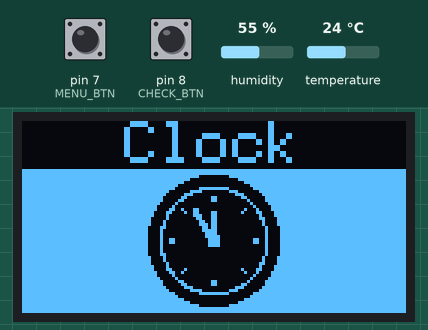
A sketch run on a simulated Arduino Uno, built with avr-gcc and run on an emulated ATmega328P. Shown: 128×64 one-colour display. Inputs (shaded band) come from the test bench; at power-on: pin 8 (CHECK_BTN) HIGH, pin 7 (MENU_BTN) HIGH, humidity 55 %, temperature 24 °C. Random numbers use the default seed unless the sketch sets one.

Above: at 1.2 s.
1.3 s: pin 8 (CHECK_BTN) pulled LOW for 0.15 s
At 2.4 s:
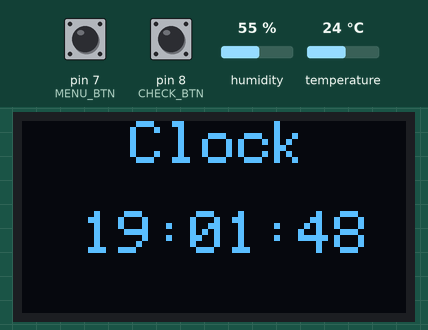
4.4 s: pin 7 (MENU_BTN) pulled LOW for 3.2 s
At 8.6 s:
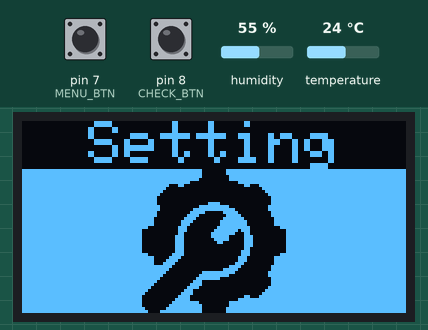
9.1 s: pin 8 (CHECK_BTN) pulled LOW for 1 s
At 10.4 s:
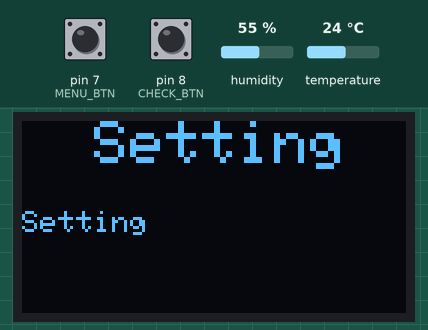
11.6 s: pin 7 (MENU_BTN) pulled LOW for 0.15 s
At 12.9 s:
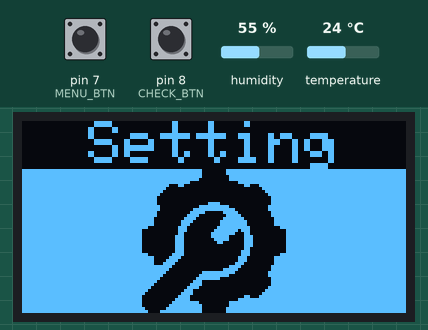
13.2 s: pin 7 (MENU_BTN) pulled LOW for 1 s
At 13.63 s:
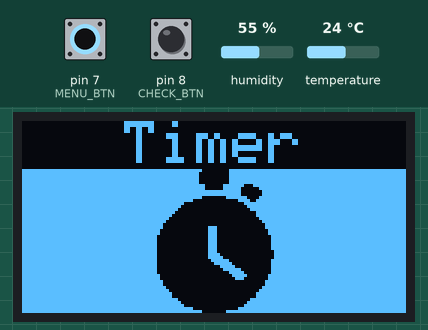
15.7 s: pin 7 (MENU_BTN) driven LOW and pin 8 (CHECK_BTN) driven LOW
At 16.7 s:
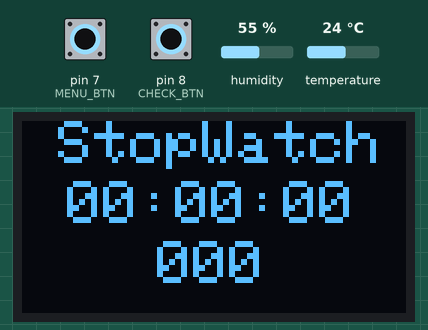

The sketch:

OLED_watch.ino
```cpp
#include <SPI.h>
#include <Adafruit_SSD1306.h>
#include <dht11.h>
#include "OLED_watch.h"
#include "game_flappy_bird.h"
#include "watch_interface.h"
#include "button.h"


bool last_btn_state = HIGH;
String origin_time_str = "19:01:46";
int start_time = 0;

int interface_index = 1;
const int interface_total_num   = 5;

// OLED 显示
Adafruit_SSD1306 display(
  SCREEN_WIDTH, SCREEN_HEIGHT,
  OLED_MOSI, OLED_CLK, OLED_DC,
  OLED_RESET, OLED_CS
);


// DHT11
dht11 DHT;


void setup() {
  // put your setup code here, to run once:
  Serial.begin(9600);
  display.begin(SSD1306_SWITCHCAPVCC);

  pinMode(MENU_BTN, INPUT_PULLUP);
  pinMode(CHECK_BTN, INPUT_PULLUP);

  display.clearDisplay();

  start_time = millis();

}


void loop() {

  watch_app();

}


void watch_app() {
  // 绘制页面
  switchInterface(interface_index);

  // 菜单按钮按下，跳到下一个功能页面
  if (isBtnPressDown(MENU_BTN)) {
    delay(100);
    interface_index++;
    if (interface_index > interface_total_num) {
      interface_index = 1;
    }
  }

  // 确认按钮按下，进入当前功能页面
  if (isBtnPressDown(CHECK_BTN)) {
    delay(100);
    while (1) {
      enterInterface(interface_index);

      if (isBtnPressDown(MENU_BTN)) {
        delay(100);
        break;
      }
    }
  }
}


/**
 * 菜单，选择功能页面
 * param n: 指定的页面编号
 */
void switchInterface(int n) {

  switch (n) {

    case 1: clockInterface();   break;
    case 2: timerInterface();   break;
    case 3: weatherInterface(); break;
    case 4: gameInterface();    break;
    case 5: settingInterface(); break;

    default: clockInterface();
  }
}


/**
 * 进入指定的功能页面
 */
void enterInterface(int n) {

  switch (n) {

    case 1: clock();   break;
    case 2: timer();   break;
    case 3: weather(); break;
    case 4: game();    break;
    case 5: setting(); break;

  }
}


/**
 * 定时器
 */
void timer() {

  unsigned long elapsedTime = 0L;

  while(1) {
    timerStartInterface(millisToString(elapsedTime));
    delay(100);

    if (isBtnPressDown(CHECK_BTN)) {
      delay(100);
      elapsedTime = timerStart();
      delay(100);
      break;
    }

    if (isBtnPressDown(MENU_BTN)) {
      delay(100);
      return;
    }
  }

  while (1) {
    timerStartInterface(millisToString(elapsedTime));
    delay(100);
    if (isBtnPressDown(CHECK_BTN)) {
      delay(100);
      break;
    }

    if (isBtnPressDown(MENU_BTN)) {
      delay(100);
      return;
    }
  }

  if (isBtnPressDown(CHECK_BTN)) {
    delay(100);
    return;
  }

}


/**
 * 时钟
 */
void clock() {
  display.clearDisplay();

  // 设置 2 倍的字体大小
  display.setTextSize(2);
  // 设置文本颜色
  display.setTextColor(SSD1306_WHITE);

  // 标题
  display.setCursor(0, 0);
  display.println("   Clock");

  display.setTextSize(2);
  display.setCursor(20, 30);

  unsigned long interval = getInterval();
  unsigned long originTime = getOriginTime();

  String s = millisToString(interval + originTime);

  display.print(s.substring(0, s.indexOf(".")));
  display.display();
}


/**
 * 天气
 */
void weather() {
  display.clearDisplay();
  // 设置 2 倍的字体大小
  display.setTextSize(2);
  // 设置文本颜色
  display.setTextColor(SSD1306_WHITE);

  // 标题
  display.setCursor(0, 0);
  display.println("  Weather");


  int chk = DHT.read(DHT11_PIN);

  // 湿度数据
  display.setTextSize(1);
  display.setCursor(0, 30);
  display.print("Humidity:    ");
  display.print(DHT.humidity);
  display.print(" %");

  // 温度数据
  display.setCursor(0, 40);
  display.print("Temperature: ");
  display.print(DHT.temperature);
  display.print(" C");
  display.display();
}


/**
 * 游戏
 */
void game() {
  gameFlappyBird();
}


/**
 * 设置
 */
void setting() {
  display.clearDisplay();

  // 设置 2 倍的字体大小
  display.setTextSize(2);
  // 设置文本颜色
  display.setTextColor(SSD1306_WHITE);

  // 标题
  display.setCursor(0, 0);
  display.println("  Setting");

  display.setTextSize(1);
  display.setCursor(0, 30);
  display.print("Setting");
  display.display();
}


/**
 * 开始计时的页面
 * param time_str: 时间字符串，格式：HH:mm:ss.SSS
 */
void timerStartInterface(String time_str) {
  display.clearDisplay();

  // 设置 2 倍的字体大小
  display.setTextSize(2);
  // 设置文本颜色
  display.setTextColor(SSD1306_WHITE);

  // 标题
  display.setCursor(0, 0);
  display.println(" StopWatch");


  int splitIndex = time_str.indexOf(".");
  // 分成上下两行展示
  // 第一行：HH:mm:ss
  // 第二行：SSS
  String s1 = time_str.substring(0, splitIndex);
  String s2 = time_str.substring(splitIndex + 1, time_str.length());

  display.setCursor(15, 20);
  display.print(s1);

  display.setCursor(45, 40);
  display.print(s2);

  display.display();
}


unsigned long timerStart() {
  unsigned long start = millis();
  unsigned long elapsedTime;
  delay(100);
  while (!isBtnPressDown(CHECK_BTN)) {
    elapsedTime = millis() - start;
    timerStartInterface(millisToString(elapsedTime));
  }
  return elapsedTime;
}


String millisToString(unsigned long ms) {
  unsigned long seconds = 0;
  unsigned long minutes = 0;
  unsigned long hours   = 0;
  seconds = ms / 1000;
  if (seconds > 59) {
    minutes = seconds / 60;
    seconds = seconds % 60;
  }
  if (minutes > 59) {
    hours = minutes / 60;
    minutes = minutes % 60;
  }
  ms = ms % 1000;

  String hourStr = String(hours);
  String minuteStr = String(minutes);
  String secondStr = String(seconds);
  String msStr = String(ms);

  if (hourStr.length() == 1) {
    hourStr = "0" + hourStr;
  }

  if (minuteStr.length() == 1) {
    minuteStr = "0" + minuteStr;
  }

  if (secondStr.length() == 1) {
    secondStr = "0" + secondStr;
  }

  while (msStr.length() < 3) {
    msStr = "0" + msStr;
  }

  return hourStr + ":" + minuteStr + ":" + secondStr + "." + msStr;
}


unsigned long stringToMillis(String s) {
  String hourStr = s.substring(0, 2);
  unsigned long hour = (unsigned long) hourStr.toInt();
  String minuteStr = s.substring(3, 5);
  unsigned long minute = (unsigned long) minuteStr.toInt();
  String secondStr = s.substring(6, 8);
  unsigned long second = (unsigned long) secondStr.toInt();
  unsigned long res = hour * 3600 * 1000 + minute * 60 * 1000 + second * 1000;
  return res;
}


unsigned long getInterval() {
  return millis() - start_time;
}


unsigned long getOriginTime() {
  return stringToMillis(origin_time_str);
}
```

button.h
```cpp
#ifndef _BUTTON_H
#define _BUTTON_H

// 按键消抖时间
const int debounce_delay = 10;

bool isBtnPressDown(int);

#endif
```

button.ino
```cpp
#include "button.h"

/**
 * 按键消抖
 * param btn_pin: 按键引脚
 * return bool: 按键电平高低
 */
bool debounce(int btn_pin) {
  bool state;
  bool previous_state;

  // 记录当前的状态
  previous_state = digitalRead(btn_pin);

  // 如果给定的 debounce_delay 时间中，状态都没有发生改变，说明按键稳定
  for(int cnt = 0; cnt < debounce_delay; cnt++) {
    delay(1);
    state = digitalRead(btn_pin);
    // 状态不一致，cnt 重置为 0
    if(state != previous_state) {
      cnt = 0;
      // 记录当前状态
      previous_state = state;
    }
  }
  // 保持稳定，超过 debounce_delay 的时间，则返回按键状态
  return state;
}

/**
 * 判断按键是否按下
 * param btn_pin: 按键引脚
 * return bool: 按下为 true，否则为 false
 */
bool isBtnPressDown(int btn_pin) {
  bool btn_state = debounce(btn_pin);
  return !btn_state;
}
```

game_flappy_bird.h
```cpp
#ifndef _GAME_FLAPPY_BIRD_H
#define _GAME_FLAPPY_BIRD_H
// #include <SPI.h>
// #include <Adafruit_SSD1306.h>

// button 1 pin num
#define FLAP_BUTTON 8


// Initialise 'sprites'
#define SPRITE_HEIGHT   16
#define SPRITE_WIDTH    16

// Game variables
#define GAME_SPEED 50


// Two frames of animation
static const unsigned char PROGMEM wing_down_bmp[] =
{ B00000000, B00000000,
  B00000000, B00000000,
  B00000011, B11000000,
  B00011111, B11110000,
  B00111111, B00111000,
  B01111111, B11111110,
  B11111111, B11000001,
  B11011111, B01111110,
  B11011111, B01111000,
  B11011111, B01111000,
  B11001110, B01111000,
  B11110001, B11110000,
  B01111111, B11100000,
  B00111111, B11000000,
  B00000111, B00000000,
  B00000000, B00000000,
};

static const unsigned char PROGMEM wing_up_bmp[] =
{ B00000000, B00000000,
  B00000000, B00000000,
  B00000011, B11000000,
  B00011111, B11110000,
  B00111111, B00111000,
  B01110001, B11111110,
  B11101110, B11000001,
  B11011111, B01111110,
  B11011111, B01111000,
  B11111111, B11111000,
  B11111111, B11111000,
  B11111111, B11110000,
  B01111111, B11100000,
  B00111111, B11000000,
  B00000111, B00000000,
  B00000000, B00000000,
};


void gameFlappyBird(void);

#endif
```

game_flappy_bird.ino
```cpp
#include "game_flappy_bird.h"
#include "watch_display_util.h"

int game_state = 0;

int score = 0;
int high_score = 0;

const int bird_x = (int) display.width() / 4;
int bird_y;

int momentum = 0;

int wall_x[2];
int wall_y[2];

int wall_gap = 30;
int wall_width = 10;


void gameFlappyBird() {
  if (game_state == 0) {
    // in game
    display.clearDisplay();

    // If the flap button is currently pressed, reduce the downward force on the bird a bit.
    // Once this foce goes negative the bird goes up, otherwise it falls towards the ground
    // gaining speed
    if (digitalRead(FLAP_BUTTON) == LOW) {
      momentum = -4;
    }

    // increase the downward force on the bird
    momentum += 1;

    // add the downward force to the bird position to determine it's new position
    bird_y += momentum;

    // make sure the bird doesn't fly off the top of the screen
    if (bird_y < 0 ) {
      bird_y = 0;
    }

    // make sure the bird doesn't fall off the bottom of the screen
    // give it a slight positive lift so it 'waddles' along the ground.
    if (bird_y > display.height() - SPRITE_HEIGHT) {
      bird_y = display.height() - SPRITE_HEIGHT;
      momentum = -2;
    }

    // display the bird
    // if the momentum on the bird is negative the bird is going up!
    if (momentum < 0) {

      // display the bird using a randomly picked flap animation frame
      if (random(2) == 0) {
        display.drawBitmap(bird_x, bird_y, wing_down_bmp, 16, 16, WHITE);
      }
      else {
        display.drawBitmap(bird_x, bird_y, wing_up_bmp, 16, 16, WHITE);
      }

    }
    else {

      // bird is currently falling, use wing up frame
      display.drawBitmap(bird_x, bird_y, wing_up_bmp, 16, 16, WHITE);

    }

    // now we draw the walls and see if the player has hit anything
    for (int i = 0 ; i < 2; i++) {
      // if the wall has hit the edge of the screen
      // reset it back to the other side with a new gap position
      if (wall_x[i] < 0) {
        wall_y[i] = random(0, display.height() - wall_gap);
        wall_x[i] = display.width();
      }

      // draw the top half of the wall
      display.fillRect(wall_x[i], 0, wall_width, wall_y[i], WHITE);

      // draw the bottom half of the wall
      display.fillRect(wall_x[i], wall_y[i] + wall_gap, wall_width, display.height() - wall_y[i] + wall_gap, WHITE);

      // if the bird has passed the wall, update the score
      if (wall_x[i] == bird_x) {
        score++;

        // highscore is whichever is bigger, the current high score or the current score
        high_score = max(score, high_score);
      }

      // if the bird is level with the wall and not level with the gap - game over!
      if (
        (bird_x + SPRITE_WIDTH > wall_x[i] && bird_x < wall_x[i] + wall_width) // level with wall
        &&
        (bird_y < wall_y[i] || bird_y + SPRITE_HEIGHT > wall_y[i] + wall_gap) // not level with the gap
      ) {

        // display the crash and pause 1/2 a second
        display.display();
        delay(500);

        // switch to game over state
        game_state = 1;

      }

      // move the wall left 4 pixels
      wall_x[i] -= 4;
    }

    // display the current score
    boldTextAtCenter(0, (String)score, 1);

    // now display everything to the user and wait a bit to keep things playable
    display.display();
    delay(GAME_SPEED);

  }
  else {

    // game over screen

    // screenWipe(10);

    display.clearDisplay();
    outlineTextAtCenter(1, "NANO BIRD", 1);

    textAtCenter(display.height() / 2 - 8, "GAME OVER", 1);
    textAtCenter(display.height() / 2, String(score), 1);

    boldTextAtCenter(display.height() - 16, "HIGH SCORE", 1);
    boldTextAtCenter(display.height()  - 8, String(high_score), 1);

    display.display();

    // wait while the user stops pressing the button
    // while (digitalRead(FLAP_BUTTON) == LOW);

    if (digitalRead(FLAP_BUTTON) == LOW) {
      // setup a new game
      bird_y = display.height() / 2;
      momentum = -4;
      wall_x[0] = display.width() ;
      wall_y[0] = display.height() / 2 - wall_gap / 2;
      wall_x[1] = display.width() + display.width() / 2;
      wall_y[1] = display.height() / 2 - wall_gap / 1;
      score = 0;
      // start a new game
      screenWipe(10);
      game_state = 0;
    }


    // wait until the user presses the button
    // while (digitalRead(FLAP_BUTTON) == HIGH);

  }
}
```

watch_display_util.h
```cpp
#ifndef _WATCH_DISPLAY_UTIL_H
#define _WATCH_DISPLAY_UTIL_H

void screenWipe(int);
void textAt(int, int, String, int);
void textAtCenter(int, String, int);
void outlineTextAtCenter(int, String, int);
void boldTextAtCenter(int, String, int);

#endif
```

watch_display_util.ino
```cpp
/**
 * clear the screen using a wipe down animation
 */
void screenWipe(int speed) {

  // progressivly fill screen with white
  for (int i = 0; i < display.height(); i += speed) {
    display.fillRect(0, i, display.width(), speed, WHITE);
    display.display();
  }

  // progressively fill the screen with black
  for (int i = 0; i < display.height(); i += speed) {
    display.fillRect(0, i, display.width(), speed, BLACK);
    display.display();
  }

}

/**
 * displays txt at x,y coordinates
 */
void textAt(int x, int y, String txt, int txt_size) {
  display.setTextSize(txt_size);
  display.setCursor(x, y);
  display.print(txt);
}

/**
 * displays text centered on the line
 */
void textAtCenter(int y, String txt, int txt_size) {
  textAt(display.width() / 2 - txt.length() * 3 * txt_size, y, txt, txt_size);
}

/**
 * displays outlined text centered on the line
 */
void outlineTextAtCenter(int y, String txt, int txt_size) {
  int x = display.width() / 2 - txt.length() * 3 * txt_size;

  display.setTextColor(WHITE);
  textAt(x - 1, y, txt, txt_size);
  textAt(x + 1, y, txt, txt_size);
  textAt(x, y - 1, txt, txt_size);
  textAt(x, y + 1, txt, txt_size);

  display.setTextColor(BLACK);
  textAt(x, y, txt, txt_size);
  display.setTextColor(WHITE);

}

/**
 * displays bold text centered on the line
 */
void boldTextAtCenter(int y, String txt, int txt_size) {
  int x = display.width() / 2 - txt.length() * 3;

  textAt(x, y, txt, txt_size);
  textAt(x + 1, y, txt, txt_size);

}
```

watch_interface.h
```cpp
#ifndef _WATCH_INTERFACE_H
#define _WATCH_INTERFACE_H

#include "watch_display_util.h"

void showInterface(String title, unsigned char PROGMEM bitmap[]);

#endif
```

watch_interface.ino
```cpp
void showInterface(String title, unsigned char bitmap[]) {
  display.clearDisplay();

  // 设置文本颜色
  display.setTextColor(SSD1306_WHITE);

  // 标题
  // textAtCenter(0, title, 2);

  display.drawBitmap(0, 16, bitmap, 128, 48, WHITE);
  display.display();
}

void timerInterface() {
  display.clearDisplay();

  // 设置 2 倍的字体大小
  display.setTextSize(2);
  // 设置文本颜色
  display.setTextColor(SSD1306_WHITE);

  // 标题
  display.setCursor(0, 0);
  textAtCenter(0, "Timer", 2);

  display.drawBitmap(0, 16, timer_bmp, 128, 48, WHITE);
  display.display();
}


void clockInterface() {
  display.clearDisplay();

  // 设置 2 倍的字体大小
  display.setTextSize(2);
  // 设置文本颜色
  display.setTextColor(SSD1306_WHITE);

  // 标题
  display.setCursor(0, 0);
  // display.println("   Clock");
  textAtCenter(0, "Clock", 2);

  display.drawBitmap(0, 16, clock_bmp, 128, 48, WHITE);
  display.display();
}


void weatherInterface() {
  display.clearDisplay();

  // 设置 2 倍的字体大小
  display.setTextSize(2);
  // 设置文本颜色
  display.setTextColor(SSD1306_WHITE);

  // 标题
  display.setCursor(0, 0);
  textAtCenter(0, "Weather", 2);

  display.drawBitmap(0, 16, weather_bmp, 128, 48, WHITE);
  display.display();
}


void gameInterface() {
  display.clearDisplay();

  // 设置 2 倍的字体大小
  display.setTextSize(2);
  // 设置文本颜色
  display.setTextColor(SSD1306_WHITE);

  // 标题
  display.setCursor(0, 0);
  textAtCenter(0, "Game", 2);

  display.drawBitmap(0, 16, game_bmp, 128, 48, WHITE);
  display.display();
}


void settingInterface() {
  display.clearDisplay();

  // 设置 2 倍的字体大小
  display.setTextSize(2);
  // 设置文本颜色
  display.setTextColor(SSD1306_WHITE);

  // 标题
  display.setCursor(0, 0);
  textAtCenter(0, "Setting", 2);

  display.drawBitmap(0, 16, setting_bmp, 128, 48, WHITE);
  display.display();
}
```

Source omitted: OLED_watch.h (data table, 24461 bytes)

Measured:
- after the input at 1.3 s, the display: first changes after 0.14 s (image 1 shows a later state)
- after the input at 9.1 s, the display: changes after 0.14 s (image 3)
- after the input at 11.6 s, the display: changes after 0.15 s (image 4)
- after the input at 13.2 s, the display: first changes after 0.18 s (image 5 shows a later state)
- after the input at 15.7 s, the display: changes after 0.28 s (image 6)
- what the display in image 1 shows lasts 1.0 s, from 2.1 s to 3.1 s
- what the display in image 6 shows lasts 0.9 s, from 16.0 s to 16.9 s
